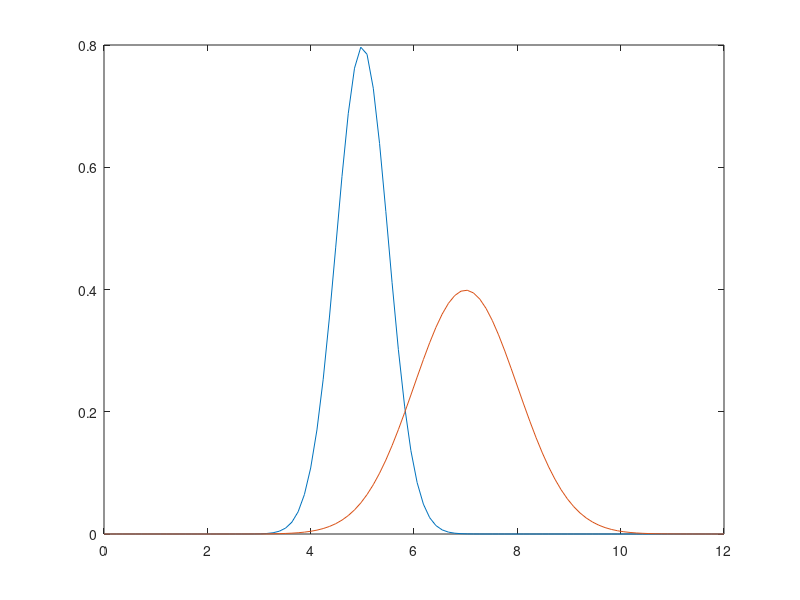

The MATLAB script that drew this image:
mu1 = 5;
sig1 = 0.5;

mu2 = 7;
sig2 = 1;

%x = [5.667,5.978,5.830,2.69];
x = linspace(0,12);
y1 = normpdf(x,mu1,sig1);
y2 = normpdf(x,mu2,sig2);

plot(x,y1,x,y2);
%plot(x,y2);
%P = InterX([x;y1],[x,y2]);
